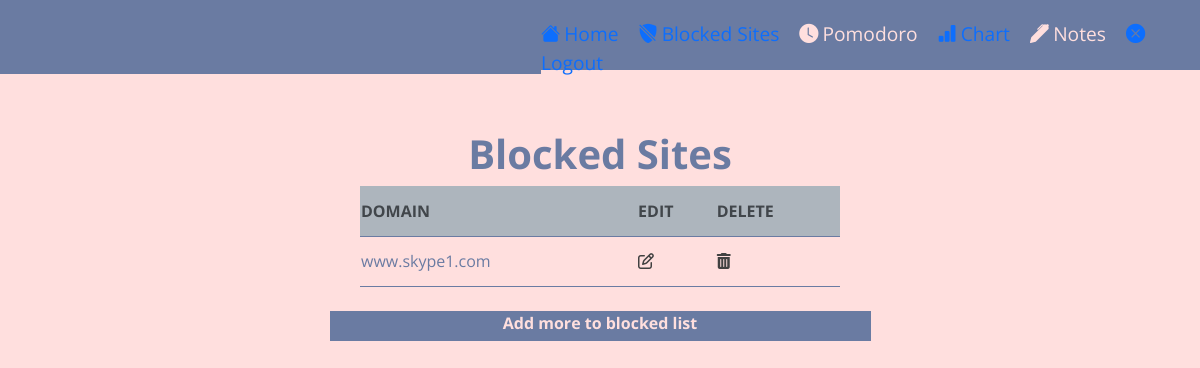
Before: /extension/ with the older database file.
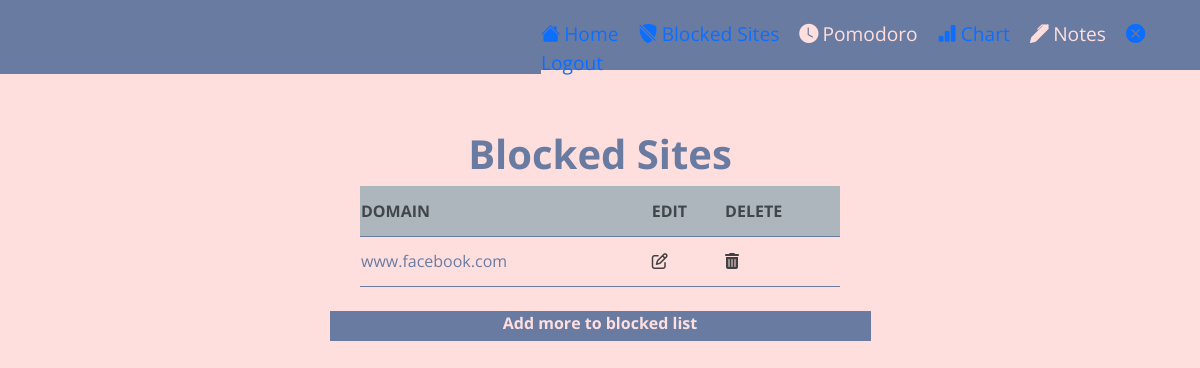
After: the same page with the newer database file.
### block/models.py (models this page shows, shortened)
class Site(models.Model):
    domain=models.CharField(max_length=50)
    link=models.URLField(max_length=1000)

### block/views.py (the view)
# urls.py: path('', views.sites, name='sites'),
def sites(request):
    Sites = Site.objects.all()
    return render(request, 'block/index.html', {'Sites':Sites})

### templates/block/index.html (shortened to what this page needs)
{% extends 'base.html' %}
{% load static %}
{% block main %}
        <h1> Blocked Sites</h1>
        <table>
            <thead>
                <tr>
                    <th>Domain</th>
                    <th style="margin-left: 10px;">Edit</th>
                    <th>Delete</th>
                </tr>
            </thead>
            <tbody>
                {% for u in Sites %}
                <tr>
                    <td>{{u.domain}}</td>
                    <td><a href="/extension/edit/{{u.id}}"><i class="fa fa-edit" aria-hidden="true" fa-2x></i></a></td>
                    <td><a href="/extension/delete/{{u.id}}"><i class="fa fa-trash-alt" aria-hidden="true" fa-2x></i></a></td>
                </tr>
                {% endfor %}
            </tbody>
        </table>
        <p><a id="Link" href="{% url 'create' %}">Add more to blocked list</a></p>
{% endblock %}

### templates/base.html (shortened to what this page needs)
{% load static %}
<!DOCTYPE html>
<html lang="en">
    <head>
        <link href="https://cdn.jsdelivr.net/npm/bootstrap@5.2.2/dist/css/bootstrap.min.css" rel="stylesheet">
        <link rel="stylesheet" href="https://cdn.jsdelivr.net/npm/bootstrap-icons@1.9.1/font/bootstrap-icons.css">
        <link rel="stylesheet" href="{% static 'css/block/home.css' %}">
    </head>
    <body>
        <nav id="navbar">
            <div>
              <p style="float:left; margin-left: 0; color: white">{{user.username}}</p>
              <a href="{% url 'home' %}"><i class="bi bi-house-fill"></i>Home</a>
              <a href="{% url 'sites' %}"><i class="bi bi-shield-slash-fill"></i>Blocked Sites</a>
              <a><i class="bi bi-clock-fill"></i>Pomodoro</a>
              <a href="{% url 'chart' %}"><i class="bi bi-bar-chart-fill"></i>Chart</a>
              <a><i class="bi bi-pen-fill"></i>Notes</a>
              <a href="{% url 'logout' %}"><i class="bi bi-x-circle-fill"></i>Logout</a>
            </div>
        </nav>
        {% block main %} Hello World {% endblock %}
    </body>
</html>

### static/css/block/home.css (style rules this page uses)
body { background-color: #FFDFDE; color: #6A7BA2; font-family: 'Open Sans', sans-serif; width: 100%; }
#navbar { padding-top: 20px; display: flex; justify-content: flex-end; align-items: baseline; background-color: #6A7BA2; color: #FFDFDE; height: 70px; font-size: larger; }
#navbar div a { text-decoration: none; margin-top: 50px; margin-right: 15px; }
#navbar i { margin-right: 4px; }

### templates/block/index.html (style rules this page uses)
h1 { font-weight: bold; margin-top: 5%; text-align: center; }
table { width: 40%; margin-left: auto; margin-right: auto; }
th { margin-top: 0px; text-transform: uppercase; background-color: #adb5bd; height: 50px; margin-right: 10px; margin-bottom: 10px; color: #41464b; }
tr { padding: 10px; height: 50px; border-bottom: 1px solid #6A7BA2; }
p { text-align: center; border: none; width: 541px; height: 30px; margin-left: auto; margin-top: 2%; text-decoration: none; margin-right: auto; background-color: #6A7BA2; }
#Link { color: #FFDFDE; transform: scale(1.5); text-decoration: none; font-weight: bold; }
tbody i { color: #414141; }

Changed rows visible on the page:
changed Site: domain "www.skype1.com" → "www.facebook.com"
